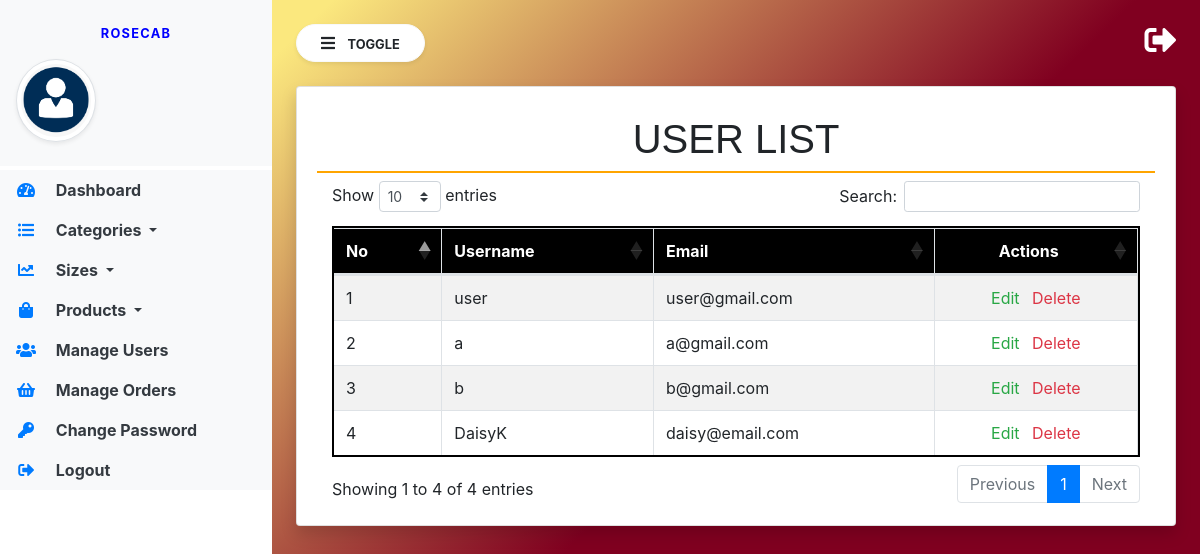
/user_list/, run on an earlier commit of the app's database.
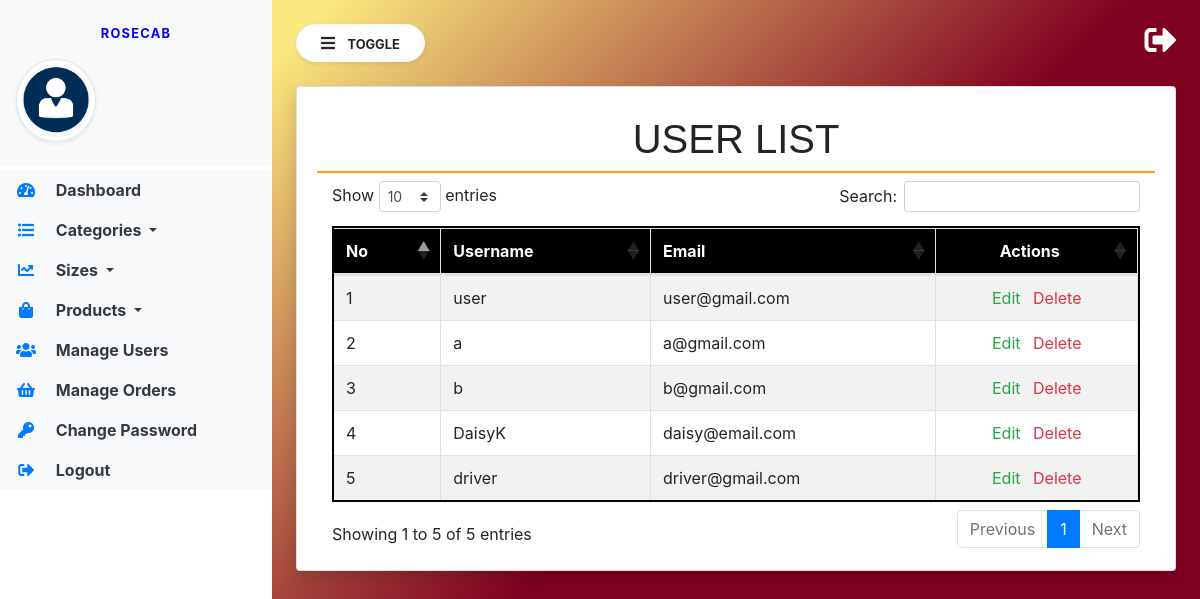
And on a later commit of the database.
### users/models.py (models this page shows)
class User(AbstractUser):
    email = models.EmailField(unique=True)
    REQUIRED_FIELDS = [
        "email",
    ]

### custom_admin/views.py (the view)
# urls.py: path('user_list/', user_list, name='user_list'),
def user_list(request):
    users = User.objects.all()
    return render(request, "user_list.html", {"users": users})

### store/context_processors.py (called while the page is built)
def get_cart_quantity(request):
    if request.user.is_authenticated:
        try:
            customer = request.user.customer
        except:
            number_of_items = 0
    else:
        try:
            customer, created = Customer.objects.get_or_create(
                device=request.COOKIES["device"]
            )
        except:
            number_of_items = 0
    try:
        customer_order = Order.objects.filter(customer=customer, complete=False)[0]
        number_of_items = customer_order.get_cart_items
    except:
        number_of_items = 0
    return {"cart_quantity": number_of_items}

### templates/user_list.html (shortened to what this page needs)
{% extends 'admin_base.html' %}
{% block content %}
<div class="card shadow">
    <div class="card-body">
        <h1 class="p-2 text-center" style="border-bottom: 2px solid orange; font-family: 'Georgia', sans-serif; font-size: 2.5em; text-transform: uppercase;">
            User List</h1>
        <div class="container-fluid">
           <table class="table table-bordered table-striped" style="border: 2px solid black;" id="userTable">
                <thead style="background-color: black; color: white;">
                    <tr>
                        <th>No</th>
                        <th>Username</th>
                        <th>Email</th>
                        <th class="text-center">Actions</th>
                    </tr>
                </thead>
                <tbody>
                    {% for user in users %}
                        <tr>
                            <td>{{ forloop.counter }}</td>
                            <td>{{ user.username }}</td>
                            <td>{{ user.email }}</td>
                            <td class="text-center">
                                <a href="{% url 'edit_user' user_id=user.id %}" class="text-success">Edit</a>
                                <a href="#" class="text-danger ml-2" onclick="confirmDelete('{{ user.id }}')">Delete</a>
                            </td>
                        </tr>
                    {% endfor %}
                </tbody>
            </table>
        </div>
    </div>
</div>
<link rel="stylesheet" href="https://stackpath.bootstrapcdn.com/bootstrap/4.3.1/css/bootstrap.min.css">
<link rel="stylesheet" type="text/css" href="https://cdn.datatables.net/1.10.24/css/dataTables.bootstrap4.min.css">
{% endblock %}

What changed in the data, as far as the page shows it:
added User: username "driver", email "driver@gmail.com"
Also different on the page:
text written by a page script: "Show entries Search: Showing 1 to 4 of 4 entries Previous 1 Next" → "Show entries Search: Showing 1 to 5 of 5 entries Previous 1 Next"
